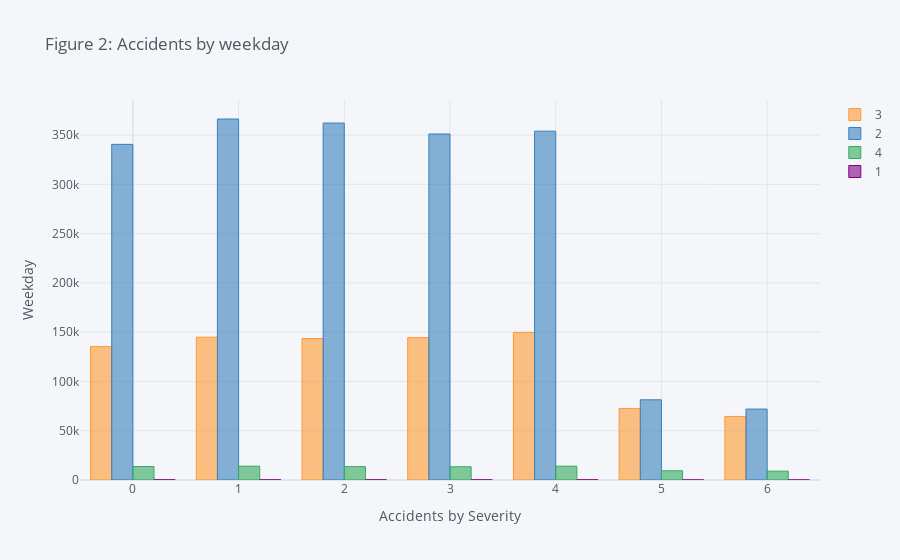

Notebook source saved alongside this figure:
### Markdown cell above
<div style='background-color:navy; color:white; padding:20px'>
    Figure 2 shows that the total number of accidents significantly increased in the last 5 months of the year (from Aug to Dec) , reaching its peak in Oct. It might be because of the winter starting from Oct.
</div>

### Code cell
weekday_data = df_time_loc_2019.pivot_table(index = "weekday", columns = "Severity", values = "Start_Lat", aggfunc = "count")
weekday_data.compute().iplot(kind = "bar",
                           yTitle = "Weekday",
                           xTitle = "Accidents by Severity",
                           title = "Figure 2: Accidents by weekday")

### Figure 1 — Plotly figure (JSON) as saved in the notebook; plotly's stock layout.template omitted (floating-point values rounded to 4 significant figures)
{"data": [{"marker": {"color": "rgba(255, 153, 51, 0.6)", "line": {"color": "rgba(255, 153, 51, 1.0)", "width": 1}}, "name": "3", "orientation": "v", "text": "", "type": "bar", "x": [0, 3, 4, 1, 6, 2, 5], "y": [135363, 144484, 149757, 144881, 64489, 143539, 72592]}, {"marker": {"color": "rgba(55, 128, 191, 0.6)", "line": {"color": "rgba(55, 128, 191, 1.0)", "width": 1}}, "name": "2", "orientation": "v", "text": "", "type": "bar", "x": [0, 3, 4, 1, 6, 2, 5], "y": [340543, 351106, 353929, 366282, 71969, 362171, 81363]}, {"marker": {"color": "rgba(50, 171, 96, 0.6)", "line": {"color": "rgba(50, 171, 96, 1.0)", "width": 1}}, "name": "4", "orientation": "v", "text": "", "type": "bar", "x": [0, 3, 4, 1, 6, 2, 5], "y": [13676, 13437, 14027, 14024, 8980, 13566, 9335]}, {"marker": {"color": "rgba(128, 0, 128, 0.6)", "line": {"color": "rgba(128, 0, 128, 1.0)", "width": 1}}, "name": "1", "orientation": "v", "text": "", "type": "bar", "x": [0, 3, 4, 1, 6, 2, 5], "y": [186, 145, 178, 144, 58, 167, 59]}], "layout": {"legend": {"bgcolor": "#F5F6F9", "font": {"color": "#4D5663"}}, "paper_bgcolor": "#F5F6F9", "plot_bgcolor": "#F5F6F9", "title": {"font": {"color": "#4D5663"}, "text": "Figure 2: Accidents by weekday"}, "xaxis": {"gridcolor": "#E1E5ED", "showgrid": true, "tickfont": {"color": "#4D5663"}, "title": {"font": {"color": "#4D5663"}, "text": "Accidents by Severity"}, "zerolinecolor": "#E1E5ED"}, "yaxis": {"gridcolor": "#E1E5ED", "showgrid": true, "tickfont": {"color": "#4D5663"}, "title": {"font": {"color": "#4D5663"}, "text": "Weekday"}, "zerolinecolor": "#E1E5ED"}}}
